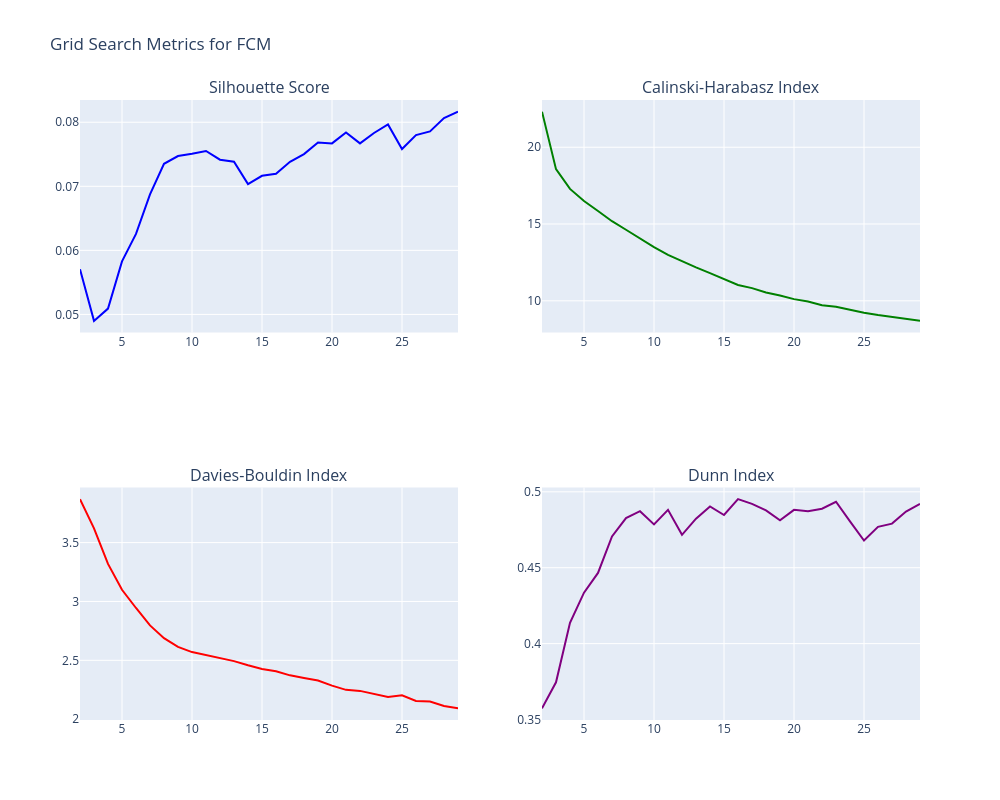

The notebook cell saved with this chart:
### Markdown cell above
#### Testando métricas no Fuzzy C-means

### Code cell
# Definir os números de clusters a serem testados
cluster_range = range(2, 30)  # Testar de 2 a 10 clusters
fuzz_par = 1.1  # Parâmetro de fuzzificação

# Armazenar os resultados
results = []

for n_clusters in cluster_range:
    # Armazenar as métricas para cada iteração
    silhouette_scores = []
    calinski_harabasz_scores = []
    davies_bouldin_scores = []
    dunn_scores = []
    
    for _ in range(10):  # Rodar o FCM 10 vezes para cada número de clusters
        # Treinar o modelo FCM
        fcm_model = fuzz.cluster.cmeans(word_vectors.T, c=n_clusters, m=fuzz_par, error=0.05, maxiter=1000, init=None)
        cluster_membership = np.argmax(fcm_model[1], axis=0)
        
        # Adicionar os rótulos aos dados
        Xy = np.hstack((word_vectors, cluster_membership.reshape(-1, 1)))
        
        # Calcular as métricas
        silhouette_scores.append(silhouette(Xy))
        calinski_harabasz_scores.append(calinski_harabasz(Xy))
        davies_bouldin_scores.append(davies_bouldin(Xy))
        dunn_scores.append(dunn(Xy))
    
    # Calcular a média das métricas
    results.append({
        'n_clusters': n_clusters,
        'silhouette': np.mean(silhouette_scores),
        'calinski_harabasz': np.mean(calinski_harabasz_scores),
        'davies_bouldin': np.mean(davies_bouldin_scores),
        'dunn': np.mean(dunn_scores)
    })

# Converter os resultados em um DataFrame para análise
df_results = pd.DataFrame(results)

# Exibir os resultados
display(df_results)

# Plotar as métricas para análise com cada linha em uma cor diferente e adicionar uma legenda
fig = make_subplots(
    rows=2, cols=2,
    subplot_titles=("Silhouette Score", "Calinski-Harabasz Index", "Davies-Bouldin Index", "Dunn Index")
)

# Adicionar cada métrica em um subplot separado
fig.add_trace(
    px.line(df_results, x='n_clusters', y='silhouette', title='Silhouette Score', color_discrete_sequence=['blue']).data[0],
    row=1, col=1
)
fig.add_trace(
    px.line(df_results, x='n_clusters', y='calinski_harabasz', title='Calinski-Harabasz Index', color_discrete_sequence=['green']).data[0],
    row=1, col=2
)
fig.add_trace(
    px.line(df_results, x='n_clusters', y='davies_bouldin', title='Davies-Bouldin Index', color_discrete_sequence=['red']).data[0],
    row=2, col=1
)
fig.add_trace(
    px.line(df_results, x='n_clusters', y='dunn', title='Dunn Index', color_discrete_sequence=['purple']).data[0],
    row=2, col=2
)

# Atualizar layout para incluir títulos e ajustar o tamanho
fig.update_layout(
    title="Grid Search Metrics for FCM",
    width=1000,
    height=800
)

fig.show()

### Figure 1 — Plotly figure (JSON) as saved in the notebook; plotly's stock layout.template omitted (floating-point values rounded to 4 significant figures)
{"data": [{"hovertemplate": "n_clusters=%{x}<br>silhouette=%{y}<extra></extra>", "legendgroup": "", "line": {"color": "blue", "dash": "solid"}, "marker": {"symbol": "circle"}, "mode": "lines", "name": "", "orientation": "v", "showlegend": false, "type": "scatter", "x": [2, 3, 4, 5, 6, 7, 8, 9, 10, 11, 12, 13, 14, 15, 16, 17, 18, 19, 20, 21, 22, 23, 24, 25, 26, 27, 28, 29], "xaxis": "x", "y": [0.05705, 0.04899, 0.05091, 0.05828, 0.06257, 0.06874, 0.07351, 0.07472, 0.07507, 0.07552, 0.07415, 0.07384, 0.07034, 0.07164, 0.07196, 0.07382, 0.07503, 0.07683, 0.0767, 0.07841, 0.0767, 0.07832, 0.07966, 0.07581, 0.07799, 0.07856, 0.08065, 0.08166], "yaxis": "y"}, {"hovertemplate": "n_clusters=%{x}<br>calinski_harabasz=%{y}<extra></extra>", "legendgroup": "", "line": {"color": "green", "dash": "solid"}, "marker": {"symbol": "circle"}, "mode": "lines", "name": "", "orientation": "v", "showlegend": false, "type": "scatter", "x": [2, 3, 4, 5, 6, 7, 8, 9, 10, 11, 12, 13, 14, 15, 16, 17, 18, 19, 20, 21, 22, 23, 24, 25, 26, 27, 28, 29], "xaxis": "x2", "y": [22.32, 18.57, 17.28, 16.5, 15.85, 15.18, 14.63, 14.05, 13.49, 12.99, 12.56, 12.17, 11.8, 11.42, 11.03, 10.83, 10.55, 10.34, 10.11, 9.957, 9.713, 9.606, 9.408, 9.217, 9.068, 8.951, 8.834, 8.693], "yaxis": "y2"}, {"hovertemplate": "n_clusters=%{x}<br>davies_bouldin=%{y}<extra></extra>", "legendgroup": "", "line": {"color": "red", "dash": "solid"}, "marker": {"symbol": "circle"}, "mode": "lines", "name": "", "orientation": "v", "showlegend": false, "type": "scatter", "x": [2, 3, 4, 5, 6, 7, 8, 9, 10, 11, 12, 13, 14, 15, 16, 17, 18, 19, 20, 21, 22, 23, 24, 25, 26, 27, 28, 29], "xaxis": "x3", "y": [3.869, 3.62, 3.319, 3.099, 2.945, 2.797, 2.688, 2.614, 2.57, 2.544, 2.525, 2.494, 2.458, 2.426, 2.407, 2.373, 2.35, 2.328, 2.285, 2.249, 2.241, 2.216, 2.19, 2.204, 2.156, 2.15, 2.112, 2.092], "yaxis": "y3"}, {"hovertemplate": "n_clusters=%{x}<br>dunn=%{y}<extra></extra>", "legendgroup": "", "line": {"color": "purple", "dash": "solid"}, "marker": {"symbol": "circle"}, "mode": "lines", "name": "", "orientation": "v", "showlegend": false, "type": "scatter", "x": [2, 3, 4, 5, 6, 7, 8, 9, 10, 11, 12, 13, 14, 15, 16, 17, 18, 19, 20, 21, 22, 23, 24, 25, 26, 27, 28, 29], "xaxis": "x4", "y": [0.3573, 0.3745, 0.4137, 0.4336, 0.4465, 0.4706, 0.4827, 0.4872, 0.4785, 0.4881, 0.4716, 0.4823, 0.4904, 0.4847, 0.4952, 0.492, 0.4877, 0.4812, 0.4881, 0.4872, 0.4889, 0.4935, 0.4805, 0.4679, 0.477, 0.4791, 0.487, 0.492], "yaxis": "y4"}], "layout": {"annotations": [{"font": {"size": 16}, "showarrow": false, "text": "Silhouette Score", "x": 0.225, "xanchor": "center", "xref": "paper", "y": 1, "yanchor": "bottom", "yref": "paper"}, {"font": {"size": 16}, "showarrow": false, "text": "Calinski-Harabasz Index", "x": 0.775, "xanchor": "center", "xref": "paper", "y": 1, "yanchor": "bottom", "yref": "paper"}, {"font": {"size": 16}, "showarrow": false, "text": "Davies-Bouldin Index", "x": 0.225, "xanchor": "center", "xref": "paper", "y": 0.375, "yanchor": "bottom", "yref": "paper"}, {"font": {"size": 16}, "showarrow": false, "text": "Dunn Index", "x": 0.775, "xanchor": "center", "xref": "paper", "y": 0.375, "yanchor": "bottom", "yref": "paper"}], "height": 800, "title": {"text": "Grid Search Metrics for FCM"}, "width": 1000, "xaxis": {"anchor": "y", "domain": [0, 0.45]}, "xaxis2": {"anchor": "y2", "domain": [0.55, 1]}, "xaxis3": {"anchor": "y3", "domain": [0, 0.45]}, "xaxis4": {"anchor": "y4", "domain": [0.55, 1]}, "yaxis": {"anchor": "x", "domain": [0.625, 1]}, "yaxis2": {"anchor": "x2", "domain": [0.625, 1]}, "yaxis3": {"anchor": "x3", "domain": [0, 0.375]}, "yaxis4": {"anchor": "x4", "domain": [0, 0.375]}}}
